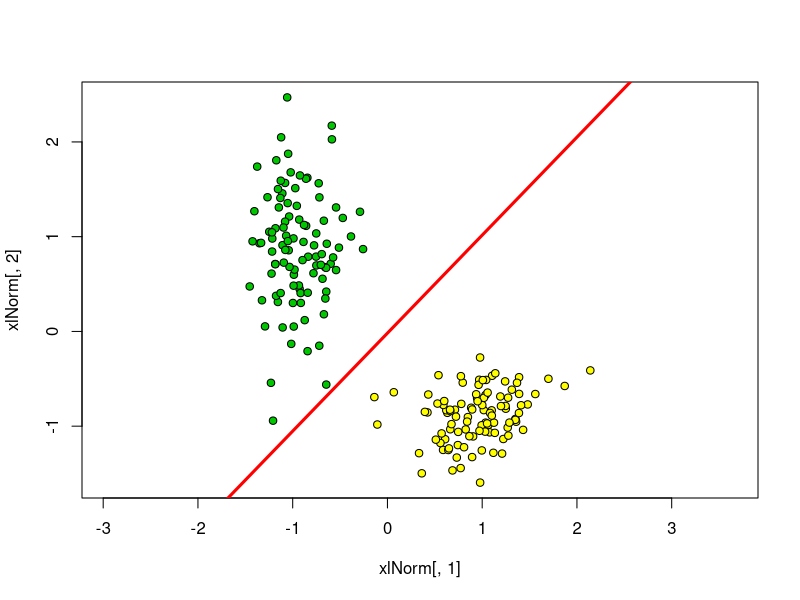

Here is the R script that generated this plot:

lossPerceptron <- function(x)
{
 return (max(-x, 0))
}

#íîðìàëèçàöèÿ íà÷àëüíûõ äàííûõ
trainingSampleNormalization <- function(xl) {
  n <- dim(xl)[2] - 1
  for (i in 1:n) {
    xl[, i] <- (xl[, i] - mean(xl[, i])) / sd(xl[, i])
  }
  return(xl)
}

# Äîáàâëåíèå êîëîíêè èç -1 äëÿ w0
trainingSamplePrepare <- function(xl) {
  l <- dim(xl)[1]
  n <- dim(xl)[2] - 1
  xl <- cbind(xl[, 1:n], seq(from = -1, to = -1, length.out = l), xl[, n + 1])
}

# ïðèìåíÿåì ìåòîä ñòîõàñòè÷åñêîãî ãðàäèåíòà
sg <- function(xl, eta = 0.2, lambda = 1/60) {
  l <- dim(xl)[1]
  n <- dim(xl)[2] - 1
  
  # ñòàíäàðòíàÿ èíèöèàëèçàöèÿ âåñîâ w
  w <- c(1/2, 1/2, 1/2)
  
  iterCount <- 0
  # îïðåäåëÿåì Q
  Q <- 0
  for (i in 1:l) {
    # âû÷èñëÿåì ñêàëÿðíîå ïðîèçâåäåíèå <w,x>
    wx <- sum(w * xl[i, 1:n])
    margin <- wx * xl[i, n + 1]
   Q <- Q + lossPerceptron(margin)
  }
  repeat {

      # ñëó÷àéíûì îáðàçîì âûáèðàåì èíäåêñ èç îáúåêòîâ îøèáêè
      i <- sample(1:l, 1)
      iterCount <- iterCount + 1
      xi <- xl[i, 1:n]
      yi <- xl[i, n + 1]
      wx <- crossprod(w, xi)
      margin <- wx * yi
      ex <- lossPerceptron(margin)
      w <- w + eta * yi * xi
      Qprev <- Q
      Q <- (1 - lambda) * Q + lambda * ex

     # abline(a = w[3] / w[2], b = -w[1] / w[2],  col = "black")
 
      if(abs(Qprev - Q) < 1e-3) { 
      break
    }
  }
  return(w) 
}

  ObjectsCountofEachClass = 100
  library(MASS)
  Sigma1 <- matrix(c(2, 0, 0, 10), 2, 2)
  Sigma2 <- matrix(c(4, 1, 1, 2), 2, 2)
  
  xy1 <- mvrnorm(n=ObjectsCountofEachClass, c(0, 0), Sigma1)
  xy2 <- mvrnorm(n=ObjectsCountofEachClass, c(10, -10), Sigma2)
  
  xl <- rbind(cbind(xy1, 1), cbind(xy2, -1))
  print(xl);
  
  xlNorm <- trainingSampleNormalization(xl)
  xlNorm <- trainingSamplePrepare(xlNorm)
  
  colors <- c(rgb(255/255, 255/255, 0/255), "white", rgb(0/255, 200/255, 0/255))
  plot(xlNorm[, 1], xlNorm[, 2], pch = 21, bg = colors[xl[,3]+ 2], asp = 1)
  w <- sg(xlNorm)
  print(w)
  
  abline(a = w[3] / w[2], b = -w[1] / w[2], lwd = 3, col = "red")
